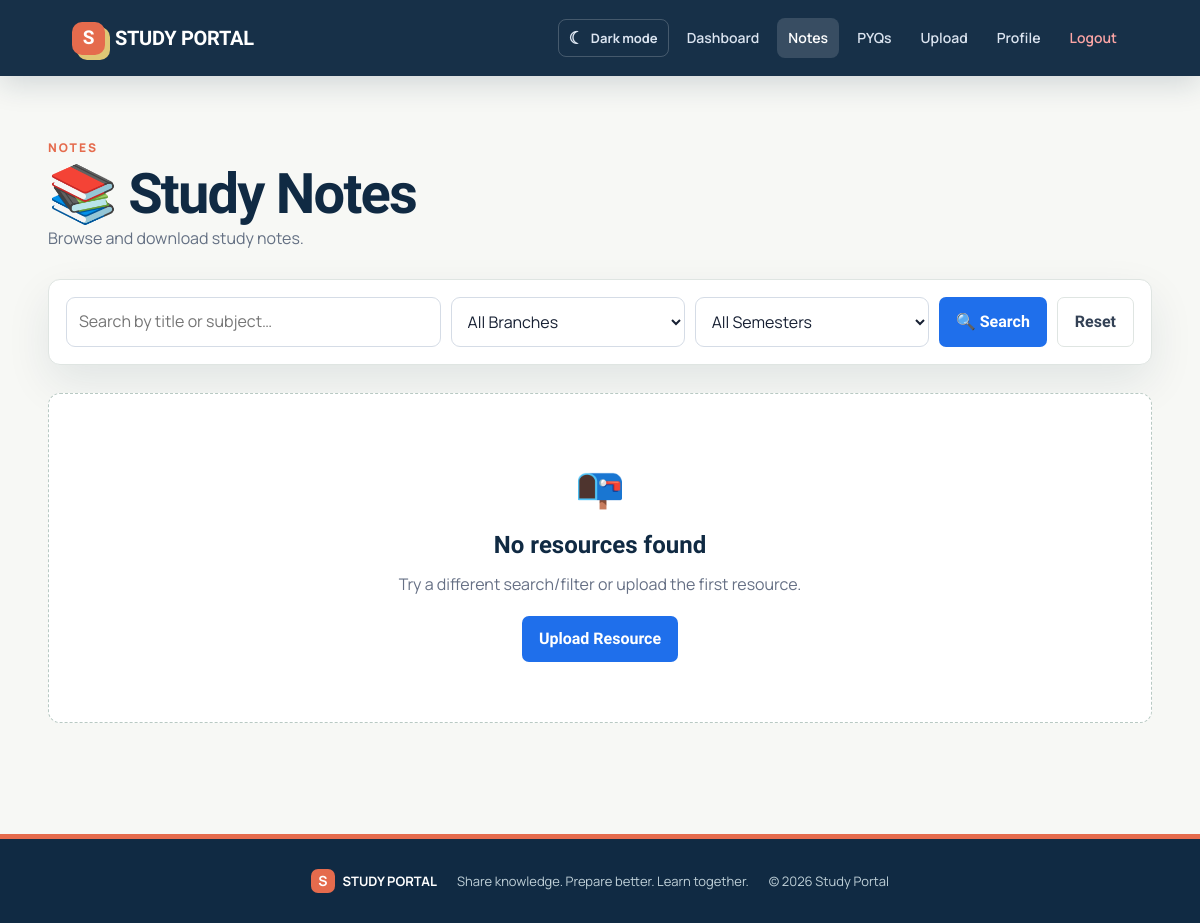
The app's page /notes (signed in), older data.
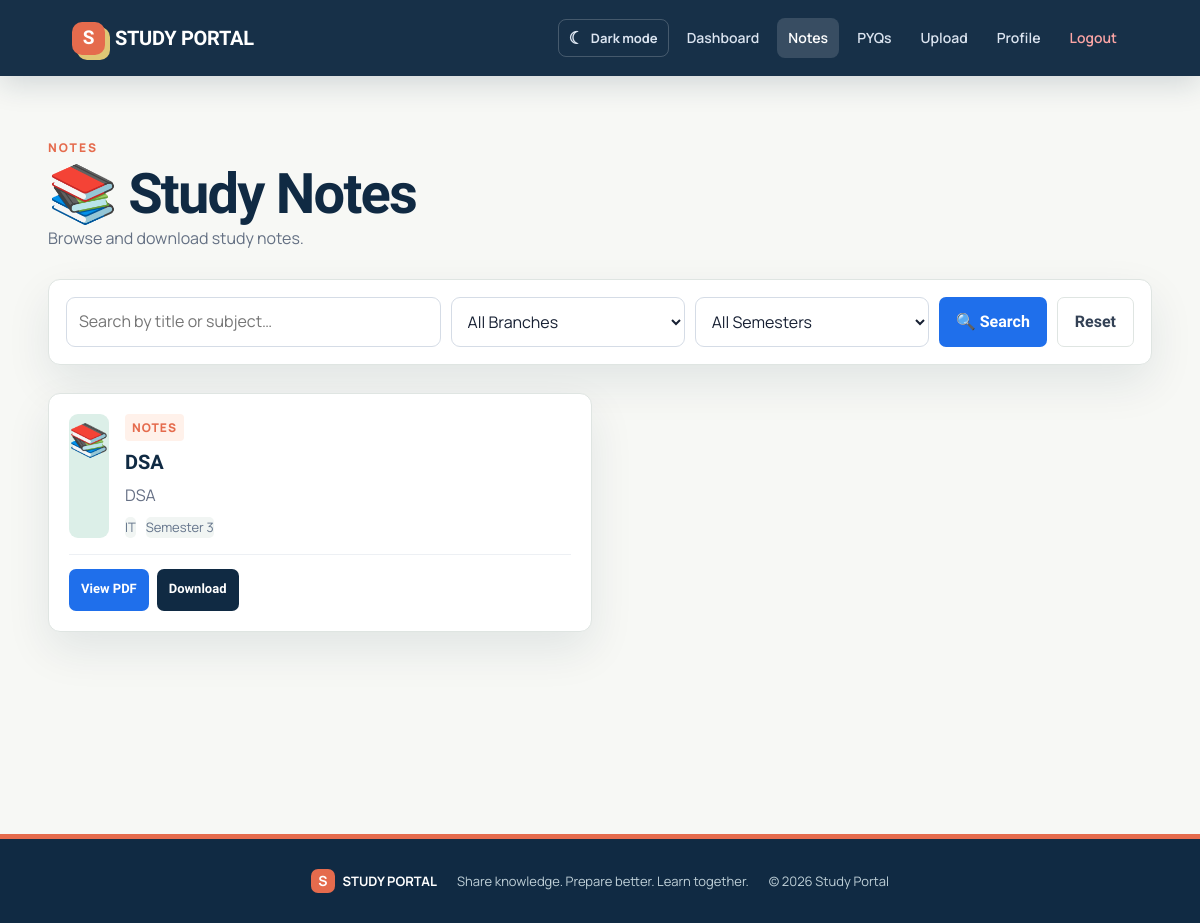
The same page, newer data.
### tables this page shows
CREATE TABLE resources (

    id INTEGER PRIMARY KEY AUTOINCREMENT,

    title TEXT NOT NULL,

    subject TEXT NOT NULL,

    branch TEXT NOT NULL,

    semester INTEGER NOT NULL,

    resource_type TEXT NOT NULL,

    filename TEXT NOT NULL,

    uploaded_by INTEGER,

    uploaded_at TIMESTAMP DEFAULT CURRENT_TIMESTAMP,

    FOREIGN KEY(uploaded_by) REFERENCES users(id)

);

### app.py (the view)
@app.route("/notes")
@login_required
def notes():
    search = clean_text(request.args.get("search"), 100)
    branch = request.args.get("branch", "")
    semester = request.args.get("semester", "")
    query = "SELECT * FROM resources WHERE resource_type='Notes'"
    params = []
    if search:
        query += " AND (title LIKE ? OR subject LIKE ?)"
        params.extend([f"%{search}%", f"%{search}%"])
    if branch in BRANCHES:
        query += " AND branch=?"
        params.append(branch)
    else:
        branch = ""
    if semester.isdigit() and 1 <= int(semester) <= 8:
        query += " AND semester=?"
        params.append(int(semester))
    else:
        semester = ""
    query += " ORDER BY id DESC"
    notes = db().execute(query, params).fetchall()
    return render_template("notes.html", notes=notes, search=search, branch=branch, semester=semester)

### app.py (called while the page is built)
def get_db():
    conn = sqlite3.connect(app.config["DATABASE"])
    conn.row_factory = sqlite3.Row
    conn.execute("PRAGMA foreign_keys = ON")
    return conn

@app.teardown_appcontext
def teardown_db(_exception=None):
    close_db()

def db():
    from flask import g
    if "_database" not in g:
        g._database = get_db()
    return g._database

@app.before_request
def protect_post_requests():
    if request.method == "POST":
        token = request.form.get("csrf_token", "")
        if not token or not secrets.compare_digest(token, session.get("csrf_token", "")):
            abort(400, description="Invalid or missing security token. Please refresh the page and try again.")

def login_required(view):
    @wraps(view)
    def wrapped(*args, **kwargs):
        if "user_id" not in session:
            flash("Please log in to continue.", "error")
            return redirect(url_for("login"))
        return view(*args, **kwargs)
    return wrapped

def clean_text(value, max_length=120):
    return " ".join((value or "").strip().split())[:max_length]

### templates/notes.html (shortened to what this page needs)
{% extends "base.html" %}
{% block content %}
<section class="page-head compact"><span class="eyebrow">NOTES</span><h1>📚 Study Notes</h1><p>Browse and download study notes.</p></section>
<section class="filter-panel">
<form method="GET" class="search-form">
  <input name="search" value="{{ search }}" placeholder="Search by title or subject…" aria-label="Search">
  <select name="branch"><option value="">All Branches</option>{% for b in ['IT','CSE','AIML','AIDS','ENTC','Mechanical','Civil'] %}<option value="{{ b }}" {% if branch==b %}selected{% endif %}>{{ b }}</option>{% endfor %}</select>
  <select name="semester"><option value="">All Semesters</option>{% for i in range(1,9) %}<option value="{{ i }}" {% if semester==i|string %}selected{% endif %}>Semester {{ i }}</option>{% endfor %}</select>
  <button class="btn primary" type="submit">🔍 Search</button>
  <a class="btn ghost" href="{{ request.path }}">Reset</a>
</form>
</section>
<section class="resource-grid">
{% for item in notes %}
<article class="resource-card">
  <div class="resource-icon">{{ '📚' if item.resource_type=='Notes' else '📄' }}</div>
  <div class="resource-body"><span class="tag">{{ item.resource_type }}</span><h2>{{ item.title }}</h2><p>{{ item.subject }}</p><div class="meta"><span>{{ item.branch }}</span><span>Semester {{ item.semester }}</span></div></div>
  <div class="resource-actions">
    <a class="btn small primary" target="_blank" rel="noopener" href="{{ url_for('download_resource', resource_id=item.id) }}">View PDF</a>
    <a class="btn small secondary" href="{{ url_for('download_resource', resource_id=item.id, download=1) }}">Download</a>
  </div>
</article>
{% else %}
<div class="empty-state"><div>📭</div><h2>No resources found</h2><p>Try a different search/filter or upload the first resource.</p><a class="btn primary" href="{{ url_for('upload') }}">Upload Resource</a></div>
{% endfor %}
</section>
{% endblock %}

### templates/base.html (shortened to what this page needs)
<!doctype html>
<html lang="en">
<head>
  <link rel="stylesheet" href="{{ url_for('static', filename='css/style.css') }}">
  <link rel="stylesheet" href="{{ url_for('static', filename='css/polish.css') }}">
  <link rel="stylesheet" href="{{ url_for('static', filename='css/responsive.css') }}">
  <link rel="stylesheet" href="{{ url_for('static', filename='css/dark-mode.css') }}">
</head>
<body>
<header class="site-header">
  <a class="brand" href="{{ url_for('home') }}"><span class="brand-mark">S</span><span>STUDY PORTAL</span></a>
  <nav class="nav-links" aria-label="Main navigation">
    <button class="theme-toggle" type="button" aria-label="Switch to dark mode" aria-pressed="false" data-theme-toggle>
      <span aria-hidden="true" data-theme-icon>☾</span><span data-theme-label>Dark mode</span>
    </button>
    {% if session.get('user_id') %}
      <a class="{% if request.endpoint == 'dashboard' %}active{% endif %}" href="{{ url_for('dashboard') }}">Dashboard</a>
      <a class="{% if request.endpoint == 'notes' %}active{% endif %}" href="{{ url_for('notes') }}">Notes</a>
      <a class="{% if request.endpoint == 'pyq' %}active{% endif %}" href="{{ url_for('pyq') }}">PYQs</a>
      <a class="{% if request.endpoint == 'upload' %}active{% endif %}" href="{{ url_for('upload') }}">Upload</a>
      <a class="{% if request.endpoint in ['profile', 'edit_resource'] %}active{% endif %}" href="{{ url_for('profile') }}">Profile</a>
      <a class="nav-danger" href="{{ url_for('logout') }}">Logout</a>
    {% else %}
      <a href="{{ url_for('home') }}">Home</a>
      <a href="{{ url_for('login') }}">Login</a>
      <a class="nav-cta" href="{{ url_for('register') }}">Register</a>
    {% endif %}
  </nav>
</header>
<main id="main-content">{% block content %}{% endblock %}</main>
<footer class="site-footer">
  <strong><span class="brand-mark small">S</span> STUDY PORTAL</strong>
  <span>Share knowledge. Prepare better. Learn together.</span>
  <span>© 2026 Study Portal</span>
</footer>
</body>
</html>

### static/css/style.css (style rules this page uses)
* { box-sizing:border-box;margin:0;padding:0 }
html { scroll-behavior:smooth }
body { font-family:Inter,system-ui,-apple-system,BlinkMacSystemFont,"Segoe UI",sans-serif;background:#f4f7fb;color:#172033;line-height:1.6 }
a { color:inherit }
button,input,select { font:inherit }
.site-header { position:sticky;top:0;z-index:100;background:rgba(15,23,42,.96);backdrop-filter:blur(12px);min-height:72px;padding:0 clamp(18px,5vw,70px);display:flex;align-items:center;justify-content:space-between;gap:24px;box-shadow:0 4px 20px #0002 }
.brand { font-size:20px;font-weight:800;color:#fff;text-decoration:none;white-space:nowrap }
.nav-links { display:flex;align-items:center;gap:22px }
.nav-links a { color:#dbe4f0;text-decoration:none;font-weight:600;font-size:14px }
.nav-danger { color:#fca5a5!important }
.badge,.tag,.eyebrow { display:inline-block;font-size:12px;font-weight:800;letter-spacing:1px;text-transform:uppercase }
.btn { display:inline-flex;align-items:center;justify-content:center;gap:7px;border:0;border-radius:9px;padding:11px 18px;text-decoration:none;font-weight:750;cursor:pointer;transition:.2s }
.btn.primary { background:#2563eb;color:#fff }
.btn.secondary { background:#16a34a;color:#fff }
.btn.ghost { background:#e9eef5;color:#334155 }
.btn.small { padding:8px 12px;font-size:13px }
.eyebrow { color:#2563eb;margin-bottom:7px }
.feature-grid,.card-grid,.resource-grid,.stats-grid { display:grid;gap:20px }
.feature-card,.action-card,.resource-card,.form-card,.profile-card,.filter-panel,.stat-card { background:#fff;border:1px solid #e5eaf1;border-radius:16px;box-shadow:0 8px 28px #1e293b0b }
.page-head { width:min(1120px,92%);margin:55px auto 25px }
.page-head h1 { font-size:clamp(32px,5vw,50px);line-height:1.1 }
.page-head p { color:#667085 }
.page-head.compact { margin-bottom:28px }
.filter-panel { width:min(1120px,92%);margin:0 auto 25px;padding:16px }
.search-form { display:grid;grid-template-columns:1.6fr 1fr 1fr auto auto;gap:10px }
.search-form input,.search-form select,.form input,.form select,.inline-form select { width:100%;border:1px solid #d5dce6;border-radius:9px;background:#fff;padding:11px 12px;outline:0 }
.resource-grid { width:min(1120px,92%);margin:0 auto 70px;grid-template-columns:repeat(2,1fr) }
.resource-card { padding:20px;display:grid;grid-template-columns:auto 1fr;gap:16px }
.resource-icon { font-size:32px }
.resource-body h2 { font-size:19px;margin:5px 0 }
.resource-body p { color:#667085 }
.tag { background:#eef2ff;color:#4338ca;padding:4px 8px;border-radius:999px }
.meta { display:flex;gap:10px;color:#64748b;font-size:13px;margin-top:8px }
.resource-actions { grid-column:1/-1;display:flex;gap:8px;flex-wrap:wrap;border-top:1px solid #edf0f4;padding-top:14px }
.site-footer { display:flex;justify-content:center;align-items:center;gap:20px;flex-wrap:wrap;background:#0f172a;color:#cbd5e1;padding:30px 20px;font-size:13px }
.site-footer strong { color:#fff }

### static/css/dark-mode.css (style rules this page uses)
.theme-toggle { align-items: center; background: transparent; border: 1px solid rgba(255, 255, 255, .2); border-radius: 8px; color: #dbe4f0; cursor: pointer; display: inline-flex; font-size: 13px; font-weight: 700; gap: 7px; padding: 8px 10px; }
.theme-toggle span:first-child { font-size: 17px; line-height: 1; }

Row changes from the older to the newer data that the page shows:
added resources: resource_type "📚", resource_type "NOTES", title "DSA", subject "DSA", branch "IT", semester "3"
Text that changed along with them:
text no longer shown: "📭 No resources found Try a different search/filter or upload the first resource. Upload Resource"
